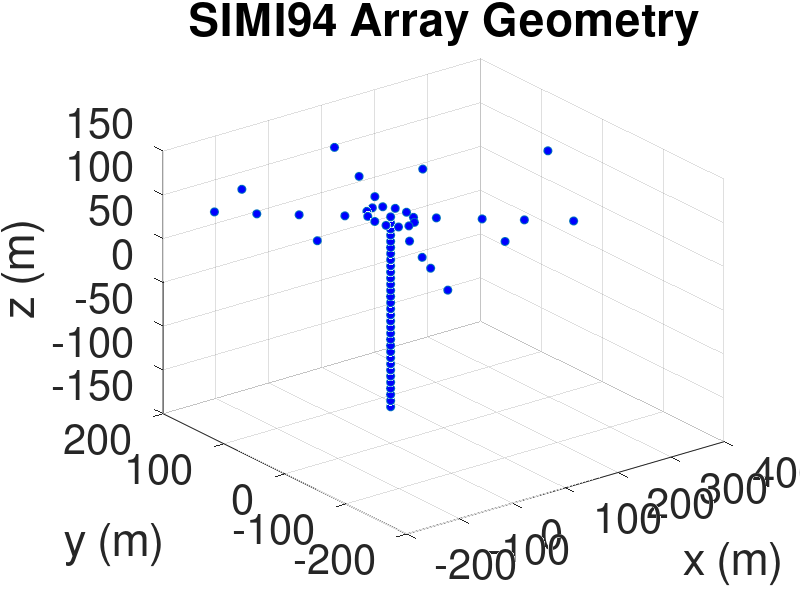

Here is the MATLAB script that generated this plot: (Note: this script raises an error after producing the figure.)

%% Element Locations
% 7m spacing in vert array
N = 32;
z2 = zeros(N,1);
d = 7;
for n = 0:N-1
    z2(n+1) = -(n-(N-1)/2)*d; 
end

z1 = z2(1)*ones(length(z2),1);

x1 = [15 25.981 30 25.981 15 0 -15 -25.981 -30 -25.981 -15 0 30 60 100.582 51.962 103.923 207.846 -36 -60 -108.533 -51.962 -103.923 -197.696 151.901 76.845 -144.685 -110.618 -76.125 153.432 346.314 -151.987];
y1 = [25.981 15 0 -15 -25.981 -30 -25.981 -15 0 15 25.981 30 51.962 103.923 179.6 -30 -60 -120 -62.354 -103.923 -188.186 30 60 117.580 -87.7 -121.196 -5.315 148.248 -131.853 80.531 42.595 87.75];
x2 = zeros(1,length(z2));
y2 = zeros(1,length(z2));

x = [x1 x2];
y = [y1 y2];
z = [z1;z2];

p = [x; y; z'];

%% Plot array Geometry
plot3(x,y,z','o','MarkerFaceColor', 'b');
xlabel('x (m)');
ylabel('y (m)');
zlabel('z (m)');
title('SIMI94 Array Geometry');
set(gca,'Fontsize',30);
grid on

%% Plot Beampattern

phi_vec = 0:pi/100:2*pi;
theta_vec = 0:pi/100:pi;

phis = deg2rad(0);
thetas = deg2rad(90);
weight = 'uniform';

c = 1435;
f = 90;
lambda = c/f;
wls = 0;

[B,vs] = beampattern_plot(p,phi_vec,theta_vec,phis,thetas,weight,lambda,wls);

[theta,phi] = meshgrid(theta_vec,phi_vec);

B_norm = abs(B)./max(max(abs(B)));
[X,Y,Z]=sph2cart(phi+pi/2,theta+pi/2,B_norm);

figure
surf(X,Y,Z,20*log10(B_norm));

%% Plot Vert Array Beampattern vs frequency
clear beampattern_mat
set(0,'DefaultFigureVisible','off')
N = 32;
z = zeros(N,1);
d = 7;
for n = 0:N-1
    z(n+1) = -(n-(N-1)/2)*d; 
end

p = [zeros(1,N) ; zeros(1,N) ; z'];
phi_vec = 0;
theta_vec = 0:pi/500:pi;
phis = 0;
thetas = pi/2;
weight = 'hanning';
wls = 'none';

f = 80;
c = 1430;

for i = 1:length(f) 
    disp(i)
    lambda = c/f(i);
    [B,vs] = beampattern_plot(p,phi_vec,theta_vec,phis,thetas,weight,lambda,wls,f(i));
    set(gcf, 'Units', 'Normalized', 'OuterPosition', [0 0 1 1]);
    beampattern_mat(i) = getframe(gcf);
end

v_beampattern = VideoWriter('VertArray_Beampattern.avi','Uncompressed AVI');
v_beampattern.FrameRate = 3;
open(v_beampattern)
writeVideo(v_beampattern,beampattern_mat)
close(v_beampattern)

%% Plot Beampattern width
N = 32;
z = zeros(N,1);
d = 7;
for n = 0:N-1
    z(n+1) = -(n-(N-1)/2)*d; 
end

p = [zeros(1,N) ; zeros(1,N) ; z'];
phi_vec = 0;
theta_vec = 0:pi/500:pi;
phis = 0;
thetas = pi/2;
weight = 'hanning';
wls = 'none';

f = 90;
c = 1430;

for i = 1:length(f) 
    disp(i)
    lambda = c/f(i);
    [B,vs] = beampattern_plot(p,phi_vec,theta_vec,phis,thetas,weight,lambda,wls,f(i));
    [~,loc] = findpeaks(-abs(B));
    angle = -1*(rad2deg(theta_vec)-90);
    half_beamwidth(i) = abs(angle(end)-angle(loc(end)));
    clear loc
end
close all
figure
plot(f,half_beamwidth)
hold on
plot(105*ones(2,1),[20,90]);
plot(80*ones(2,1),[20,90]);
plot(100*ones(2,1),[20,90]);

%% Plot Vert Array Beampattern vs Elevation
clear beampattern_mat
set(0,'DefaultFigureVisible','off')
N = 32;
z = zeros(N,1);
d = 7;
for n = 0:N-1
    z(n+1) = -(n-(N-1)/2)*d; 
end

p = [zeros(1,N) ; zeros(1,N) ; z'];
phi_vec = 0;
theta_vec = 0:pi/700:pi;
phis = 0;
thetas = 0:pi/36:pi;
weight = 'uniform';
wls = 'none';

f = 50;
c = 1430;
lambda = c/f;

for i = 1:length(thetas)
    disp(i)
    [B,vs] = beampattern_plot(p,phi_vec,theta_vec,phis,thetas(i),weight,lambda,wls,f);
    set(gcf, 'Units', 'Normalized', 'OuterPosition', [0 0 1 1]);
    beampattern_mat(i) = getframe(gcf);
end

v_beampattern = VideoWriter('VertArray_Beampattern2.avi','Uncompressed AVI');
v_beampattern.FrameRate = 3;
open(v_beampattern)
writeVideo(v_beampattern,beampattern_mat)
close(v_beampattern)